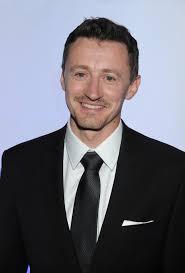
#> input picture opencv/images/czlowiek.png, 185 x 273 px, found by its file name
$ jupyter execute 7_Haar_Cascades.ipynb   (shell and % lines are left out)
#> lines starting #> are read from the running program, lines starting #| are printed output that depends on the picture; after the words box and inside, x2 and y2 are one past the last pixel; in counts of white or black regions, pixels touching at a corner belong together
# Teoria

Klasyfikatory Haara są jedną z wielu wbudowanych bibliotek wewnętrznych OpenCV. Algorytm w nich stosowany został opracowany stosunkowo dawno (w 2001 roku), a za jego pomocą  po  raz  pierwszy  udało  się  wykryć  twarz  na  obrazie  wyświetlanym  w  czasie rzeczywistym. Zawdzięcza  swoją  nazwę  węgierskiemu  matematykowi  Alfredowi  Haarowi, który opisał transformację  falkową,  bardzo  podobną  do  transformaty  Fouriera,  jednak korzystającąze  zbioru  funkcji  kwadratowych  a  nie  sinusoidalnych.  Jako  efekt  transformacji otrzymujemy  tak  zwaną  falkę,  której  współczynniki  są  miarą  podobieństwa  pomiędzy sąsiednimi fragmentami sygnału. Oprogramowanie  rozpoznające  dany  obiekt  jest  oparte  właśnie  na falkach  Haara. Uwzględnia ono sąsiadujące regiony pikseli, sumuje ich intensywność, a następnie porównuje z regionami sąsiadującymi i oblicza różnice pomiędzy nimi. W przypadku cech szczególnych każdej ludzkiej twarzy, można wyróżnić to, że obszar oczu jest ciemniejszy niż obszar dwóch policzków. Wiadomo także, że twarz ma dokładnie dwatakie obszary położone na  jednej  wysokości.  Właśnie  takie  cechy  wykrywa  i  rozpoznaje  odpowiednio  wyuczony klasyfikator.

Aby  wytrenować  klasyfikator,  czyli  nauczyć  go  wykrywania  pożądanych  obiektów korzystając z obszarów intensywności, musimy dostarczyć mu dość dużą ilość danych. Na dane składają się zdjęcia pozytywne (ang. positive images), które mają zawierać wyłącznie element, który  ma  być  rozpoznawany  przez klasyfikator  (są  one  zawsze  skalowane  do  jednego rozmiaru),  oraz  negatywne  (ang.  negativeimages),  które  są  dowolnymi  obrazami  bez szukanego elementu. Szkolenie klasyfikatora może trwać nawet kilka dni w zależności od rozmiaru i ilości zdjęć znajdujących się w bazie danych. Po  wytrenowaniu  klasyfikatora  otrzymujemy  tak  zwaną  kaskadę.  Oznaczato,  że wynikowy klasyfikator składa się z kilku prostszych, które mają za zadanie wykryć konkretny obszar  intensywności.  Te  z  kolei  mogą  składać  się  z  jeszcze  mniejszych  algorytmów. Najbardziej  podstawowym  klasyfikatorem  jest  drzewko  decyzyjne  o  co  najmniej  dwóch liściach.    Gdy  kilka  wewnętrznych  klasyfikatorów  wykryje  charakterystyczną  cechę, klasyfikator wynikowy zwraca informację o znalezieniu obiektu. Bardzo dużą zaletą klasyfikatorów Haara jest to, że mogąonew łatwy sposób wykrywać obiekty o różnych rozmiarach. Nie trzeba zatem zmieniać wymiarów samego obrazu. W tym celu algorytm wykonuje procedurę skanowania kilka razy w różnych skalach. Metoda ta jest bardzo efektywna i można ją stosować w czasie rzeczywistym. Jako wadę tego rozwiązania można  uznać  dość  dużą  niedokładność  i  pomyłki.  Nie  nadaje  się  ona  do  bardziej skomplikowanych zagadnień.  Kolejnym  problemem  jest  bardzo  długi  czas  szkolenia pojedynczego klasyfikatora.

# Pobieranie bibliotek

[cell 1]
import numpy as np
import cv2
import matplotlib.pyplot as plt

def imshow(image):
    if len(image.shape) == 2 or (len(image.shape) == 3 and image.shape[-1] == 1):
        plt.imshow(image, cmap='gray')
    else:
        plt.imshow(cv2.cvtColor(image, cv2.COLOR_BGR2RGB))

# Pobieranie zdjęć

[cell 2]
#  Loading the image to be tested
test_image = cv2.imread('agh_cv/czlowiek.png')
#> test_image is the input picture: shape (273, 185, 3); mean B, G, R 118.7, 109.7, 110.1

# Converting to grayscale as opencv expects detector takes in input gray scale images
test_image_gray = cv2.cvtColor(test_image, cv2.COLOR_BGR2GRAY)
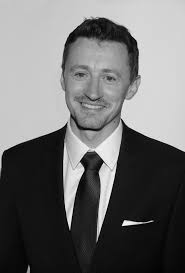
#> test_image_gray: shape (273, 185); min 0, max 253, mean 110.8

# Displaying grayscale image
imshow(test_image_gray)

Wiemy, że funkcje w OpenCV domyślnie zapisują obraz w formacie BGR, korzystamy więc z wczoraj napisanej funkcji do transformacji i wyświetlenia plików

# Pliki z kaskadą Haara

OpenCV jest wyposażony w wiele wstępnie przeszkolonych klasyfikatorów. Na przykład istnieją klasyfikatory uśmiechu, oczu, twarzy itp. Są to pliki w formacie xml i znajdują się w folderze `agh_cv/ haarcascades / haarcascades /`. Aby jednak uprościć sprawę, możesz również uzyskać do nich dostęp z tego miejsca. Pobierz pliki xml i umieść je w folderze danych w tym samym katalogu roboczym, co notatnik jupyter.

### Załaduj klasyfikator rozpoznający twarz

[cell 3]
haar_cascade_face = cv2.CascadeClassifier('agh_cv/haarcascades/haarcascade_frontalface_alt2.xml')

# Detekcja twarzy

Będziemy korzystać z modułu wykrywacza klasyfikującego DetectMultiScale. Ta funkcja zwróci współrzędne (pozycja xiy plus wysokość i szerokość) wykrytych powierzchni jako prostokąt (x, y, w, h).

[cell 4]
faces_rects = haar_cascade_face.detectMultiScale(test_image_gray, scaleFactor = 1.2, minNeighbors = 5);
#> faces_rects = [[55, 45, 80, 80]]

# Let us print the no. of faces found
print('Faces found: ', len(faces_rects))
#| Faces found:  1

Naszym następnym krokiem jest zapętlenie wszystkich zwróconych współrzędnych i narysowanie wokół nich prostokątów za pomocą Open CV. Narysujemy zielony prostokąt o grubości 2

[cell 5]
for (x,y,w,h) in faces_rects:
     cv2.rectangle(test_image, (x, y), (x+w, y+h), (0, 255, 0), 2)
#> this loop made 1 pass
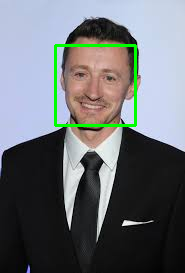
#> test_image: shape (273, 185, 3); 1.89% of pixels changed, all inside (x1, y1, x2, y2) = (54, 44, 137, 127)

Na koniec wyświetlimy oryginalny obraz w kolorze, aby sprawdzić, czy twarz została poprawnie wykryta.

[cell 6]
imshow(test_image)

### Zadanie: Stwórz funkcję która pobiera klasyfikator, zdjęcie, a zwraca zdjęcie z ramką (to co wyżej, tylko zamknięte w funkcję)

[cell 7]
def detect_faces(cascade, test_image, scaleFactor = 1.1):
    # create a copy of the image to prevent any changes to the original one.
    image_copy = test_image.copy()

    #convert the test image to gray scale as opencv face detector expects gray images
    gray_image = cv2.cvtColor(image_copy, cv2.COLOR_BGR2GRAY)

    # Applying the haar classifier to detect faces
    faces_rect = cascade.detectMultiScale(gray_image, scaleFactor=scaleFactor, minNeighbors=5)

    for (x, y, w, h) in faces_rect:
        cv2.rectangle(image_copy, (x, y), (x+w, y+h), (0, 255, 0), 2)

    return image_copy

### Nowy obrazek

[cell 8]
#loading image
test_image2 = cv2.imread('agh_cv/czlowiek2.png')
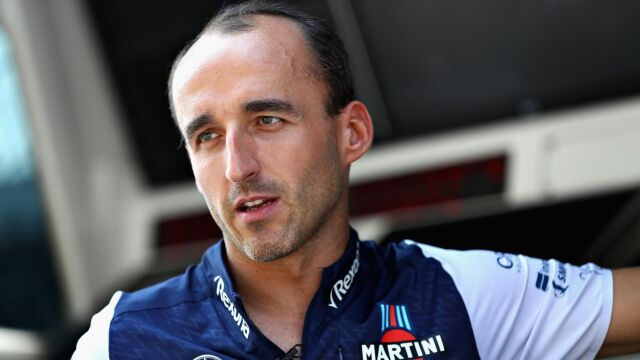
#> input picture opencv/images/czlowiek2.png, 640 x 360 px, found by its file name
#> test_image2 is the input picture: shape (360, 640, 3); mean B, G, R 92.3, 88.6, 91.7

#call the function to detect faces
faces = detect_faces(haar_cascade_face, test_image2)
#> in detect_faces, `gray_image = cv2.cvtColor(image_copy, cv2.COLOR_BGR2GRAY)`:
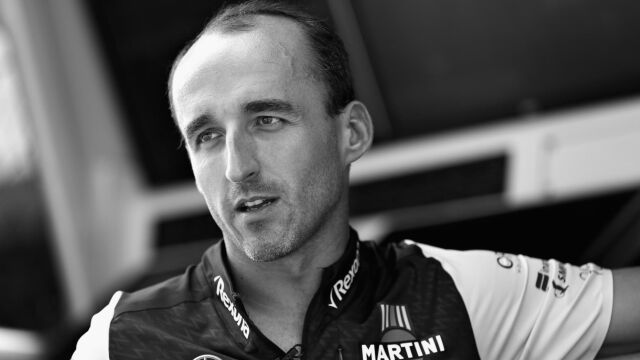
#> gray_image: shape (360, 640); min 0, max 255, mean 89.9
#> in detect_faces, `faces_rect = cascade.detectMultiScale(gray_image, scaleFactor=scaleFac..`: faces_rect = [[143, 53, 193, 193]]
#> the loop in detect_faces, `for (x, y, w, h) in faces_rect:` made 1 pass
#> after the loop in detect_faces, `for (x, y, w, h) in faces_rect:`:
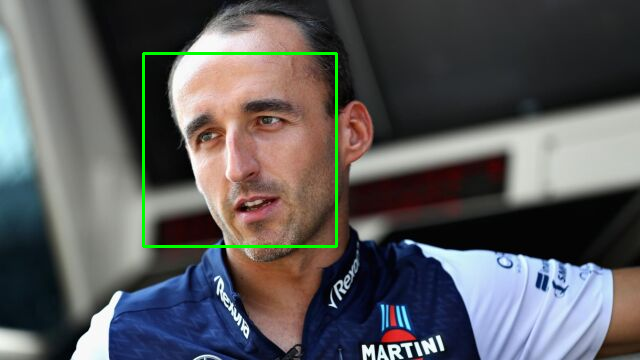
#> image_copy: shape (360, 640, 3); 1% of pixels changed, all inside (x1, y1, x2, y2) = (142, 52, 338, 248)

#convert to RGB and display image
imshow(faces)

### Zdjęcie grupowe - ile wykryto twarzy?

[cell 9]
#loading image
test_image2 = cv2.imread('agh_cv/grupa.png')
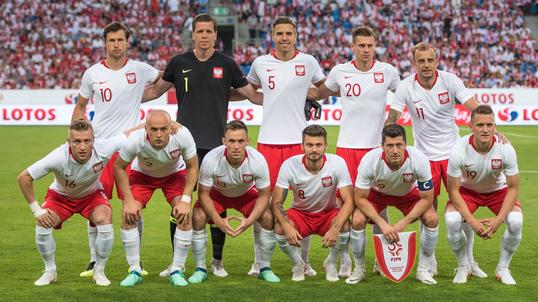
#> input picture opencv/images/grupa.png, 538 x 302 px, found by its file name
#> test_image2 is the input picture: shape (302, 538, 3); mean B, G, R 112.7, 132.6, 148.4

#call the function to detect faces
faces = detect_faces(haar_cascade_face, test_image2)
#> call 2 of detect_faces, with scaleFactor = 1.1
#> in detect_faces (call 2), `gray_image = cv2.cvtColor(image_copy, cv2.COLOR_BGR2GRAY)`:
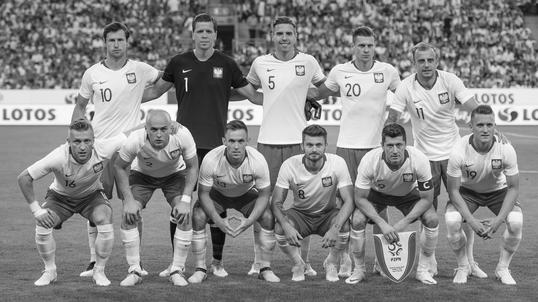
#> gray_image: shape (302, 538); min 0, max 255, mean 135
#> in detect_faces (call 2), `faces_rect = cascade.detectMultiScale(gray_image, scaleFactor=scaleFac..`: faces_rect = [[192, 22, 26, 26], [271, 24, 26, 26], [104, 30, 25, 25], [354, 37, 25, 25], [413, 51, 26, 26], [145, 118, 28, 28], [68, 131, 28, 28], [223, 131, 29, 29], [302, 136, 26, 26], [471, 114, 28, 28], [381, 136, 27, 27]]
#> the loop in detect_faces (call 2), `for (x, y, w, h) in faces_rect:` made 11 passes
#> after the loop in detect_faces (call 2), `for (x, y, w, h) in faces_rect:`:
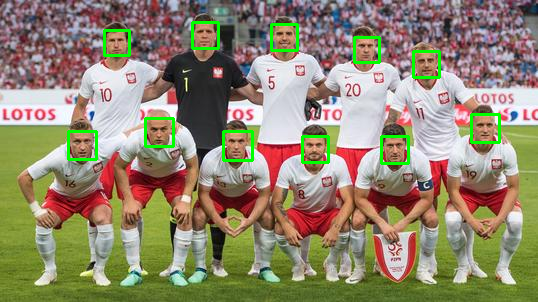
#> image_copy: shape (302, 538, 3); 2.14% of pixels changed, all inside (x1, y1, x2, y2) = (67, 21, 501, 165)

#convert to RGB and display image
imshow(faces)

## Zadanie: wczytaj klasyfikator wyszukujący oczy. Sprawdź jego działanie

[cell 10]
#loading image
test_image2 = cv2.imread('agh_cv/czlowiek.png')

eye_class = cv2.CascadeClassifier('agh_cv/haarcascades/haarcascade_eye.xml')

#call the function to detect faces
eyes = detect_faces(eye_class, test_image2)
#> call 3 of detect_faces, with scaleFactor = 1.1
#> in detect_faces (call 3), `faces_rect = cascade.detectMultiScale(gray_image, scaleFactor=scaleFac..`: faces_rect = [[70, 64, 22, 22], [97, 67, 21, 21]]
#> the loop in detect_faces (call 3), `for (x, y, w, h) in faces_rect:` made 2 passes
#> after the loop in detect_faces (call 3), `for (x, y, w, h) in faces_rect:`:
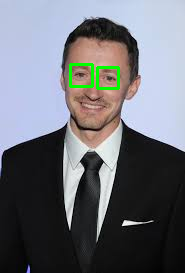
#> image_copy: shape (273, 185, 3); 1.01% of pixels changed, all inside (x1, y1, x2, y2) = (69, 63, 120, 90)

#convert to RGB and display image
imshow(eyes)
